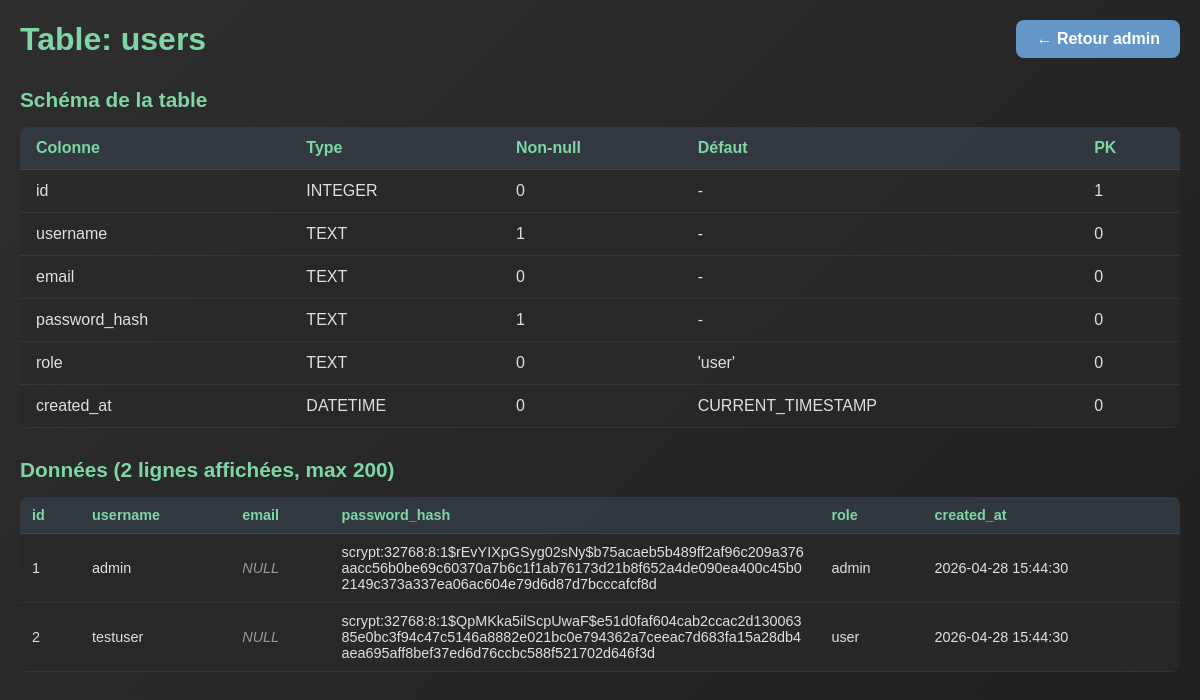
Page /admin/table/users (signed in) on the committed database.
### tables this page shows
CREATE TABLE users (
        id INTEGER PRIMARY KEY AUTOINCREMENT,
        username TEXT NOT NULL UNIQUE,
        email TEXT,
        password_hash TEXT NOT NULL,
        role TEXT DEFAULT 'user',
        created_at DATETIME DEFAULT CURRENT_TIMESTAMP
    );

### app.py (the view)
@app.route('/admin/table/<table_name>')
@admin_required
def admin_table(table_name):
    conn = get_db_connection()
    cursor = conn.cursor()
    tables = cursor.execute("SELECT name FROM sqlite_master WHERE type='table' AND name = ?", (table_name,)).fetchall()
    if not tables:
        flash('Table introuvable', 'error')
        conn.close()
        return redirect(url_for('admin'))
    schema = cursor.execute(f"PRAGMA table_info({table_name})").fetchall()
    data = cursor.execute(f"SELECT * FROM {table_name} LIMIT 200").fetchall()
    conn.close()
    return render_template('admin_table.html',
                         table_name=table_name,
                         schema=schema,
                         data=data)

### app.py (called while the page is built, shortened)
def get_db_connection():
    conn = sqlite3.connect(DB_NAME)
    conn.row_factory = sqlite3.Row
    return conn

def get_user_by_username(username):
    conn = get_db_connection()
    user = conn.execute('SELECT * FROM users WHERE username = ?', (username,)).fetchone()
    conn.close()
    return user

def get_current_user():
    if session.get('user_id'):
        user = get_user_by_username(session.get('username', ''))
        return user
    return None

def admin_required(func):
    from functools import wraps
    @wraps(func)
    def decorated_function(*args, **kwargs):
        user = get_current_user()
        if not user or user['role'] != 'admin':
            flash('Accès réservé aux administrateurs', 'error')
            return redirect(url_for('home'))
        return func(*args, **kwargs)
    return decorated_function

@app.context_processor
def inject_current_user():
    return {'current_user': get_current_user()}

@app.before_request
def start_weather_updates():
    global weather_thread_started

### templates/admin_table.html (shortened to what this page needs)
<!DOCTYPE html>
<html lang="fr">
<head>
</head>
<body>
    <div class="conteneur">
        <div class="header">
            <h1>Table: {{ table_name }}</h1>
            <a href="/admin" class="back-btn">← Retour admin</a>
        </div>
        <div class="schema-section">
            <h2>Schéma de la table</h2>
            <table class="schema-table">
                <thead>
                    <tr>
                        <th>Colonne</th>
                        <th>Type</th>
                        <th>Non-null</th>
                        <th>Défaut</th>
                        <th>PK</th>
                    </tr>
                </thead>
                <tbody>
                    {% for col in schema %}
                        <tr>
                            <td>{{ col['name'] }}</td>
                            <td>{{ col['type'] }}</td>
                            <td>{{ col['notnull'] }}</td>
                            <td>{{ col['dflt_value'] or '-' }}</td>
                            <td>{{ col['pk'] }}</td>
                        </tr>
                    {% endfor %}
                </tbody>
            </table>
        </div>
        <div class="data-section">
            <h2>Données ({{ data | length }} lignes affichées, max 200)</h2>
            <div class="scroll-x">
                <table class="data-table">
                    <thead>
                        <tr>
                            {% for col in schema %}
                                <th>{{ col['name'] }}</th>
                            {% endfor %}
                        </tr>
                    </thead>
                    <tbody>
                        {% for row in data %}
                            <tr>
                                {% for col in schema %}
                                    <td>
                                        {% if row[col['name']] is none %}
                                            <span class="null-value">NULL</span>
                                        {% else %}
                                            {{ row[col['name']] }}
                                        {% endif %}
                                    </td>
                                {% endfor %}
                            </tr>
                        {% endfor %}
                    </tbody>
                </table>
            </div>
        </div>
    </div>
</body>
</html>

### templates/admin_table.html (style rules this page uses)
* { margin: 0; padding: 0; box-sizing: border-box; }
html, body { width: 100%; height: 100%; font-family: 'Quicksand', sans-serif; background: linear-gradient(135deg, #2e2e2e, #1f1f1f); color: #e0e0e0; }
body { padding: 20px; }
.conteneur { max-width: 1200px; margin: 0 auto; }
.header { display: flex; justify-content: space-between; align-items: center; margin-bottom: 30px; }
h1 { font-size: 2rem; color: #7ed6a5; }
a.back-btn { padding: 10px 20px; background: #6496c8; color: white; text-decoration: none; border-radius: 8px; font-weight: 600; transition: 0.3s; }
.schema-section { margin-bottom: 30px; }
.schema-section h2 { font-size: 1.3rem; margin-bottom: 15px; color: #7ed6a5; }
.schema-table { width: 100%; border-collapse: collapse; background: rgba(40, 40, 40, 0.8); border-radius: 8px; overflow: hidden; }
.schema-table th, .schema-table td { padding: 12px 16px; text-align: left; border-bottom: 1px solid rgba(255, 255, 255, 0.06); }
.schema-table th { background: rgba(100, 150, 200, 0.15); font-weight: 600; color: #7ed6a5; }
.data-section { margin-bottom: 20px; }
.data-section h2 { font-size: 1.3rem; margin-bottom: 15px; color: #7ed6a5; }
.data-table { width: 100%; border-collapse: collapse; background: rgba(40, 40, 40, 0.8); border-radius: 8px; overflow: hidden; font-size: 0.9rem; }
.data-table th, .data-table td { padding: 10px 12px; text-align: left; border-bottom: 1px solid rgba(255, 255, 255, 0.06); max-width: 300px; word-break: break-word; }
.data-table th { background: rgba(100, 150, 200, 0.15); font-weight: 600; color: #7ed6a5; }
.null-value { color: #999; font-style: italic; }
.scroll-x { overflow-x: auto; }

### rows in the picture
users: id "1" "admin" "scrypt:32768:8:1$rEvYIXpGSyg02sNy$b75acaeb5b489ff2af96c209a376aacc56b0be69c60370a7b6c1f1ab76173d21b8f652a4de090ea400c45b02149c373a337ea06ac604e79d6d87d7bcccafcf8d" "admin" "2026-04-28 15:44:30"
users: id "2" "testuser" "scrypt:32768:8:1$QpMKka5ilScpUwaF$e51d0faf604cab2ccac2d13006385e0bc3f94c47c5146a8882e021bc0e794362a7ceeac7d683fa15a28db4aea695aff8bef37ed6d76ccbc588f521702d646f3d" "user" "2026-04-28 15:44:30"

### other values in the picture
{{ table_name }} "users"
{{ col['name'] }} "id" "username" "email" "password_hash" "role" "created_at"
{{ col['type'] }} "INTEGER" "TEXT" "TEXT" "TEXT" "TEXT" "DATETIME"
{{ col['notnull'] }} "0" "1" "0" "1" "0" "0"
{{ col['dflt_value'] or '-' }} "-" "-" "-" "-" "'user'" "CURRENT_TIMESTAMP"
{{ col['pk'] }} "1" "0" "0" "0" "0" "0"
{{ data | length }} "2"
